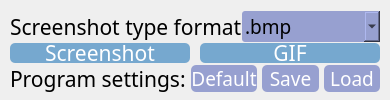
        <widget class="QWidget" name="gifWidget_2" native="true">
         <layout class="QVBoxLayout" name="gifWidget">
          <property name="spacing">
           <number>0</number>
          </property>
          <property name="leftMargin">
           <number>10</number>
          </property>
          <property name="topMargin">
           <number>10</number>
          </property>
          <property name="rightMargin">
           <number>10</number>
          </property>
          <property name="bottomMargin">
           <number>5</number>
          </property>
          <item>
           <layout class="QHBoxLayout" name="horizontalLayoutGif1">
            <property name="rightMargin">
             <number>0</number>
            </property>
            <item>
             <widget class="QLabel" name="labelFileType">
              <property name="font">
               <font>
                <family>Optima</family>
                <pointsize>16</pointsize>
               </font>
              </property>
              <property name="text">
               <string>Screenshot type format</string>
              </property>
              <property name="margin">
               <number>0</number>
              </property>
             </widget>
            </item>
            <item>
             <widget class="QComboBox" name="fileType">
              <property name="font">
               <font>
                <family>Optima</family>
                <pointsize>14</pointsize>
               </font>
              </property>
              <property name="styleSheet">
               <string notr="true">QComboBox {
    border: 1px white;
    border-radius: 3px;
    padding: 1px 18px 1px 3px;
    background-color: rgb(151, 160, 208);
    min-width: 6em;
}</string>
              </property>
              <item>
               <property name="text">
                <string>.bmp</string>
               </property>
              </item>
              <item>
               <property name="text">
                <string>.jpeg</string>
               </property>
              </item>
             </widget>
            </item>
           </layout>
          </item>
          <item>
           <layout class="QHBoxLayout" name="horizontalLayoutGif2">
            <property name="spacing">
             <number>10</number>
            </property>
            <item>
             <widget class="QPushButton" name="ScreenshotButton">
              <property name="minimumSize">
               <size>
                <width>180</width>
                <height>20</height>
               </size>
              </property>
              <property name="maximumSize">
               <size>
                <width>180</width>
                <height>20</height>
               </size>
              </property>
              <property name="font">
               <font>
                <family>Optima</family>
                <pointsize>16</pointsize>
               </font>
              </property>
              <property name="styleSheet">
               <string notr="true">QPushButton{
	color: white;
	background-color: rgb(118, 168, 207);
     border-style: outset;
	border-radius: 5px;
}

QPushButton:hover {
    background-color: rgb(91, 142, 180);
}

QPushButton:pressed {
    background-color: rgb(63, 116, 153);
}</string>
              </property>
              <property name="text">
               <string>Screenshot</string>
              </property>
             </widget>
            </item>
            <item>
             <widget class="QPushButton" name="GIFButton">
              <property name="minimumSize">
               <size>
                <width>180</width>
                <height>20</height>
               </size>
              </property>
              <property name="maximumSize">
               <size>
                <width>180</width>
                <height>20</height>
               </size>
              </property>
              <property name="font">
               <font>
                <family>Optima</family>
                <pointsize>16</pointsize>
               </font>
              </property>
              <property name="styleSheet">
               <string notr="true">QPushButton{
	color: white;
	background-color: rgb(118, 168, 207);
     border-style: outset;
	border-radius: 5px;
}

QPushButton:hover {
    background-color: rgb(91, 142, 180);
}

QPushButton:pressed {
    background-color: rgb(63, 116, 153);
}</string>
              </property>
              <property name="text">
               <string>GIF</string>
              </property>
             </widget>
            </item>
           </layout>
          </item>
          <item>
           <layout class="QHBoxLayout" name="horizontalLayoutGif3" stretch="1,1,1,1">
            <property name="spacing">
             <number>5</number>
            </property>
            <item>
             <widget class="QLabel" name="programSettingsLabel">
              <property name="font">
               <font>
                <family>Optima</family>
                <pointsize>16</pointsize>
               </font>
              </property>
              <property name="text">
               <string>Program settings:</string>
              </property>
             </widget>
            </item>
            <item>
             <widget class="QPushButton" name="defaultButton">
              <property name="font">
               <font>
                <family>Optima</family>
                <pointsize>14</pointsize>
               </font>
              </property>
              <property name="styleSheet">
               <string notr="true">QPushButton{
	color: white;
	background-color: rgb(151, 160, 208);
     border-style: outset;
	border-radius: 5px;
}

QPushButton:hover {
    background-color: rgb(130, 142, 208);
}

QPushButton:pressed {
    background-color: rgb(109, 125, 208);
}</string>
              </property>
              <property name="text">
               <string>Default</string>
              </property>
             </widget>
            </item>
            <item>
             <widget class="QPushButton" name="saveButton">
              <property name="font">
               <font>
                <family>Optima</family>
                <pointsize>14</pointsize>
               </font>
              </property>
              <property name="styleSheet">
               <string notr="true">QPushButton{
	color: white;
	background-color: rgb(151, 160, 208);
     border-style: outset;
	border-radius: 5px;
}

QPushButton:hover {
    background-color: rgb(130, 142, 208);
}

QPushButton:pressed {
    background-color: rgb(109, 125, 208);
}</string>
              </property>
              <property name="text">
               <string>Save</string>
              </property>
             </widget>
            </item>
            <item>
             <widget class="QPushButton" name="loadButton">
              <property name="font">
               <font>
                <family>Optima</family>
                <pointsize>14</pointsize>
               </font>
              </property>
              <property name="styleSheet">
               <string notr="true">QPushButton{
	color: white;
	background-color: rgb(151, 160, 208);
     border-style: outset;
	border-radius: 5px;
}

QPushButton:hover {
    background-color: rgb(130, 142, 208);
}

QPushButton:pressed {
    background-color: rgb(109, 125, 208);
}</string>
              </property>
              <property name="text">
               <string>Load</string>
              </property>
             </widget>
            </item>
           </layout>
          </item>
         </layout>
        </widget>
